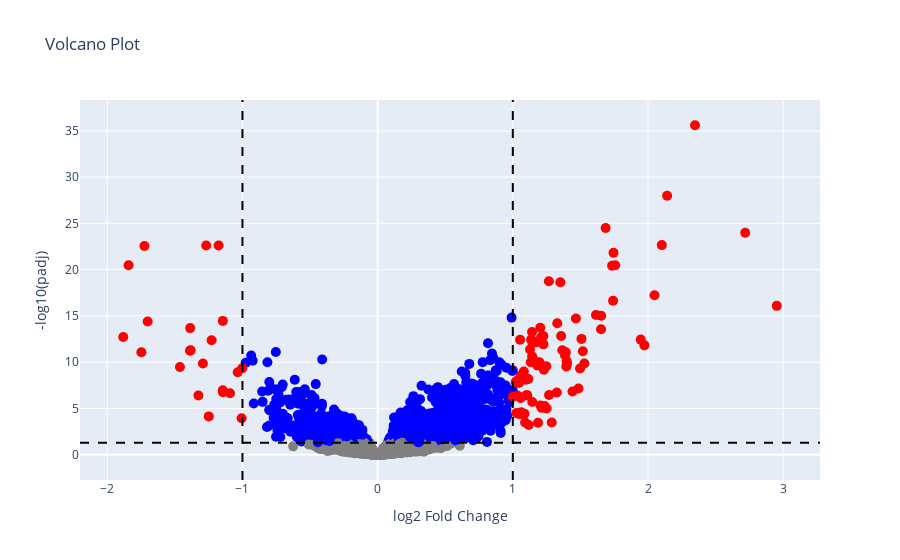

Source (notebook cell):
### Code cell
def plotly_volcano(df):
    fig=go.Figure()
    trace1=go.Scatter(
        x=df['log2FoldChange'],
        y=df['padj'],
        mode='markers',
        hovertext=list(df.index),
       

    )
    fig.add_trace(trace1)
    fig.add_hline(y=-np.log10(0.05),line_dash="dash")
    fig.add_vline(x=1,line_dash="dash")
    fig.add_vline(x=-1,line_dash="dash")
    fig.show()
   # fig.write_html(cartella+'/'+tumor+'.html')



def plotly_volcano(df):
    # Criteri per la colorazione
    #display(df)
    significance_threshold = -np.log10(0.05)
    fold_change_threshold = 1
    
    # Trasformazione del padj con -log10
    

    # Creiamo una colonna 'color' basata sui criteri di significatività
    df['color'] = 'grey'  # default colore

    df.loc[(df['padj'] > significance_threshold), 'color'] = 'blue'  
    df.loc[df['log2FoldChange'] > fold_change_threshold, 'color'] = 'red'  # Up-regolati
    df.loc[df['log2FoldChange'] < -fold_change_threshold, 'color'] = 'red'  # Up-regolati
   
   
    # Creazione del grafico
    fig = go.Figure()

    trace1 = go.Scatter(
        x=df['log2FoldChange'],
        y=df['padj'],
        mode='markers',
        marker=dict(
            color=df['color'],  # Usa la colonna color per colorare i punti
            size=10
        ),
        hovertext=list(df.index),  # Nome dei geni
    )
    
    fig.add_trace(trace1)
    
    # Linee di cutoff per la significatività
    fig.add_hline(y=(significance_threshold), line_dash="dash", line_color="black")  # Padj cutoff
    fig.add_vline(x=fold_change_threshold, line_dash="dash", line_color="black")  # Fold change positivo cutoff
    fig.add_vline(x=-fold_change_threshold, line_dash="dash", line_color="black")  # Fold change negativo cutoff

    # Aggiungere titoli e assi
    fig.update_layout(
        title="Volcano Plot",
        xaxis_title="log2 Fold Change",
        yaxis_title="-log10(padj)"
    )
    
    fig.show()



plotly_volcano(df)

### Figure 1 — Plotly figure (JSON) as saved in the notebook; plotly's stock layout.template omitted (floating-point values rounded to 4 significant figures; data arrays with more than 128 entries replaced by an {"elided": "..."} marker saying what was removed)
{"data": [{"hovertext": {"elided": "20343 str values"}, "marker": {"color": {"elided": "20343 str values"}, "size": 10}, "mode": "markers", "type": "scatter", "x": {"elided": "20343 float values"}, "y": {"elided": "20343 float values"}}], "layout": {"shapes": [{"line": {"color": "black", "dash": "dash"}, "type": "line", "x0": 0, "x1": 1, "xref": "x domain", "y0": 1.301, "y1": 1.301, "yref": "y"}, {"line": {"color": "black", "dash": "dash"}, "type": "line", "x0": 1, "x1": 1, "xref": "x", "y0": 0, "y1": 1, "yref": "y domain"}, {"line": {"color": "black", "dash": "dash"}, "type": "line", "x0": -1, "x1": -1, "xref": "x", "y0": 0, "y1": 1, "yref": "y domain"}], "title": {"text": "Volcano Plot"}, "xaxis": {"title": {"text": "log2 Fold Change"}}, "yaxis": {"title": {"text": "-log10(padj)"}}}}
